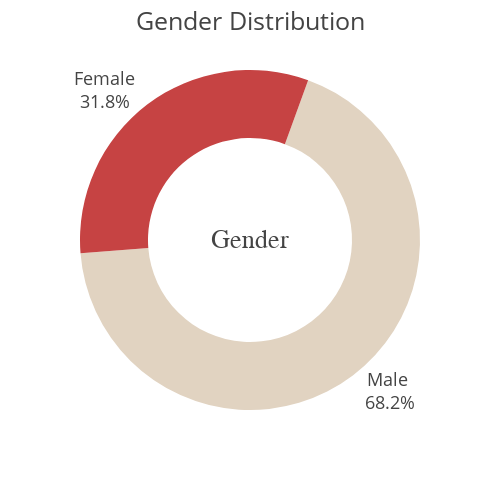

Notebook code cell kept with this figure:
### Code cell
heart2 =heart['sex'].replace([0, 1],['Female', 'Male '])
fig = px.pie(heart2,
            names= "sex",
            template= "presentation",
            hole= 0.6,
            color_discrete_sequence=['#e1d3c1', '#c64343']
            #color_discrete_sequence=px.colors.sequential.RdBu
            )

# layout
fig.update_layout(title_text='Gender Distribution',
                  title_x=0.5,
                  font=dict( size=18),
                  autosize=False,
                  width=500,
                  height=500,
                  showlegend=False)

fig.add_annotation(dict(x=0.5, y=0.5,  align='center',
                        xref = "paper", yref = "paper",
                        showarrow = False, font_size=22,
                        text="<span style='font-size: 26px; color=#555; font-family:Arial'>Gender<br></span>"))

fig.update_traces(textposition='outside',  textinfo='percent+label', rotation=20)
fig.show()

### Figure 1 — Plotly figure (JSON) as saved in the notebook; plotly's stock layout.template omitted (floating-point values rounded to 4 significant figures; data arrays with more than 128 entries replaced by an {"elided": "..."} marker saying what was removed)
{"data": [{"domain": {"x": [0, 1], "y": [0, 1]}, "hole": 0.6, "hovertemplate": "sex=%{label}<extra></extra>", "labels": {"elided": "302 str values"}, "legendgroup": "", "name": "", "rotation": 20, "showlegend": true, "textinfo": "percent+label", "textposition": "outside", "type": "pie"}], "layout": {"annotations": [{"align": "center", "font": {"size": 22}, "showarrow": false, "text": "<span style='font-size: 26px; color=#555; font-family:Arial'>Gender<br></span>", "x": 0.5, "xref": "paper", "y": 0.5, "yref": "paper"}], "autosize": false, "font": {"size": 18}, "height": 500, "legend": {"tracegroupgap": 0}, "margin": {"t": 60}, "piecolorway": ["#e1d3c1", "#c64343"], "showlegend": false, "title": {"text": "Gender Distribution", "x": 0.5}, "width": 500}}
